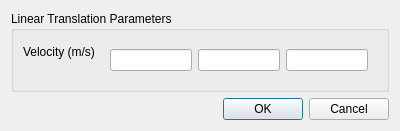
<?xml version="1.0" encoding="UTF-8"?>
<ui version="4.0">
 <class>LinearTranslationDialog</class>
 <widget class="QDialog" name="LinearTranslationDialog">
  <property name="geometry">
   <rect>
    <x>0</x>
    <y>0</y>
    <width>400</width>
    <height>130</height>
   </rect>
  </property>
  <property name="windowTitle">
   <string>Linear Translation</string>
  </property>
  <layout class="QVBoxLayout" name="verticalLayout">
   <item>
    <widget class="QGroupBox" name="groupBox">
     <property name="title">
      <string>Linear Translation Parameters</string>
     </property>
     <layout class="QFormLayout" name="formLayout">
      <item row="0" column="0">
       <widget class="QLabel" name="velocityLabel">
        <property name="text">
         <string>Velocity (m/s)</string>
        </property>
       </widget>
      </item>
      <item row="0" column="1">
       <widget class="QWidget" name="velocityWidget" native="true">
        <layout class="QHBoxLayout" name="velocityLayout">
         <item>
          <widget class="QLineEdit" name="velocityX"/>
         </item>
         <item>
          <widget class="QLineEdit" name="velocityY"/>
         </item>
         <item>
          <widget class="QLineEdit" name="velocityZ"/>
         </item>
        </layout>
       </widget>
      </item>
     </layout>
    </widget>
   </item>
   <item>
    <widget class="QDialogButtonBox" name="buttonBox">
     <property name="standardButtons">
      <set>QDialogButtonBox::Cancel|QDialogButtonBox::Ok</set>
     </property>
    </widget>
   </item>
  </layout>
 </widget>
 <resources/>
 <connections/>
</ui>
